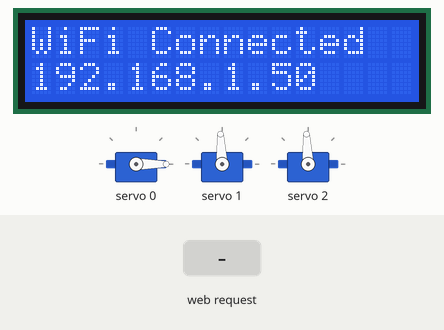
The sketch below on a simulated ESP8266 (NodeMCU). On the bench: 16×2 character LCD, 3 × servo. Inputs (shaded band) come from the test bench. WiFi joins after 1.5 s; servers stay silent unless stated; what the sketch prints to the serial monitor is not drawn.

Above: at 2.8 s.
2.9 s: HTTP request GET /left received
At 4.1 s:
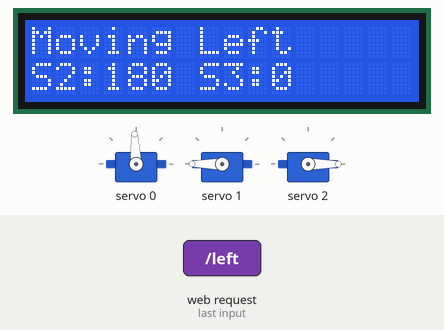
4.4 s: HTTP request GET /right received
At 5.5 s:
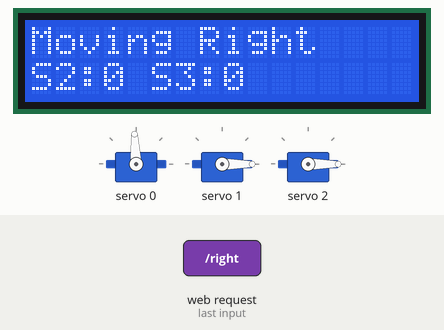
5.9 s: HTTP request GET /up received
At 6.6 s:
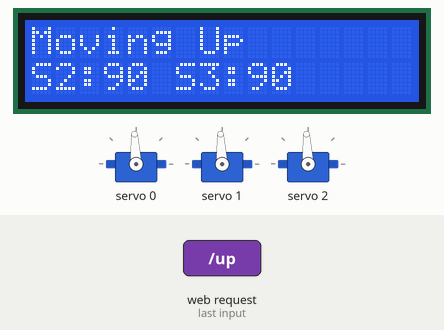
7.4 s: HTTP request GET /down received
At 7.8 s:
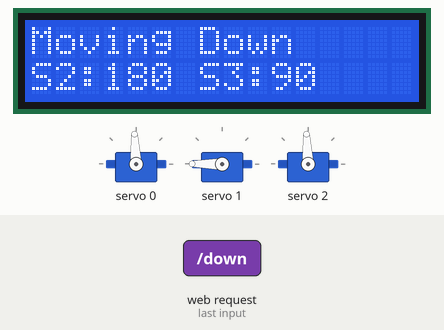
8.9 s: HTTP request GET /reset received
At 9.9 s:
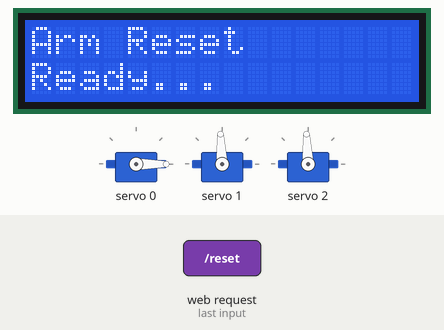
Timing chart, 0 to 11.4 s (numbered marks = the images above; inputs shaded):
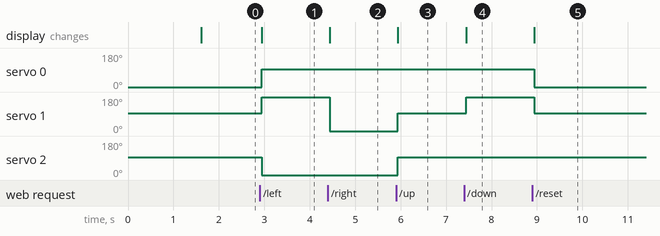

The sketch:

LCD_WITH_OWN_WIFI_SERVER_.ino
```cpp
#include <Wire.h>
#include <LiquidCrystal_I2C.h>
#include <Adafruit_PWMServoDriver.h>
#include <ESP8266WiFi.h>
#include <ESPAsyncTCP.h>
#include <ESPAsyncWebServer.h>
#include "index.h"

// PCA9685 Servo Driver
Adafruit_PWMServoDriver pwm = Adafruit_PWMServoDriver(0x40);

// Initialize I2C LCD (Check your I2C address: 0x27 or 0x3F)
LiquidCrystal_I2C lcd(0x27, 16, 2); // LCD Address, Columns, Rows

// WiFi Network Credentials (Connect to an Existing Router)
const char* ssid = "oppo";          // WiFi Network Name
const char* password = "shakib3301"; // WiFi Password

// Static IP Address Configuration (Make sure your router allows this IP)
IPAddress local_IP(192, 168, 43, 72);
IPAddress gateway(192, 168, 43, 1);   // Check this using "ipconfig" on Windows
IPAddress subnet(255, 255, 255, 0);   // Standard subnet mask

// Web Server
AsyncWebServer server(80);

// Servo Config
#define SERVO_MIN  102
#define SERVO_MAX  512
#define SERVO_CLUTCH  0
#define SERVO_2  1
#define SERVO_3  2

// Function to Move Servo
void moveServo(int channel, int angle) {
  int pulse = map(angle, 0, 180, SERVO_MIN, SERVO_MAX);
  pwm.setPWM(channel, 0, pulse);
}

// Function to Move Clutch Servo (Limited to 0-90°)
void moveClutchServo(int angle) {
  if (angle < 0) angle = 0;
  if (angle > 90) angle = 90;
  moveServo(SERVO_CLUTCH, angle);
}

// Function to Update LCD Display
void updateLCD(String line1, String line2) {
  lcd.clear();
  lcd.setCursor(0, 0);
  lcd.print(line1);
  lcd.setCursor(0, 1);
  lcd.print(line2);
}

void setup() {
  Serial.begin(115200);

  // Initialize LCD
  lcd.begin();
  lcd.backlight();
  updateLCD("Connecting to", ssid);

  // Connect to Existing WiFi Network
  WiFi.config(local_IP, gateway, subnet);
  WiFi.begin(ssid, password);

  Serial.print("Connecting to WiFi");

  // Wait until connected
  while (WiFi.status() != WL_CONNECTED) {
    delay(500);
    Serial.print(".");
  }

  Serial.println("\nWiFi Connected!");
  Serial.print("IP Address: ");
  Serial.println(WiFi.localIP());

  updateLCD("WiFi Connected", WiFi.localIP().toString());

  // Initialize PCA9685
  pwm.begin();
  pwm.setPWMFreq(50); // Set frequency to 50Hz for servos

  // Set default positions
  moveClutchServo(0);
  moveServo(SERVO_2, 90);
  moveServo(SERVO_3, 90);

  // Serve Web Page
  server.on("/", HTTP_GET, [](AsyncWebServerRequest * request) {
    request->send_P(200, "text/html", MAIN_page);
  });

  // Handle Servo Control via Web Buttons
  server.on("/left", HTTP_GET, [](AsyncWebServerRequest * request) {
    moveClutchServo(90);
    moveServo(SERVO_2, 180);
    moveServo(SERVO_3, 0);
    updateLCD("Moving Left", "S2:180 S3:0");
    request->send(200, "text/plain", "Moved Left");
  });

  server.on("/right", HTTP_GET, [](AsyncWebServerRequest * request) {
    moveClutchServo(90);
    moveServo(SERVO_2, 0);
    moveServo(SERVO_3, 0);
    updateLCD("Moving Right", "S2:0 S3:0");
    request->send(200, "text/plain", "Moved Right");
  });

  server.on("/up", HTTP_GET, [](AsyncWebServerRequest * request) {
    moveClutchServo(90);
    moveServo(SERVO_2, 90);
    moveServo(SERVO_3, 90);
    updateLCD("Moving Up", "S2:90 S3:90");
    request->send(200, "text/plain", "Moved Up");
  });

  server.on("/down", HTTP_GET, [](AsyncWebServerRequest * request) {
    moveClutchServo(90);
    moveServo(SERVO_2, 180);
    moveServo(SERVO_3, 90);
    updateLCD("Moving Down", "S2:180 S3:90");
    request->send(200, "text/plain", "Moved Down");
  });

  server.on("/reset", HTTP_GET, [](AsyncWebServerRequest * request) {
    moveClutchServo(0);
    moveServo(SERVO_2, 90);
    moveServo(SERVO_3, 90);
    updateLCD("Arm Reset", "Ready...");
    request->send(200, "text/plain", "Arm Reset");
  });

  // Start the server
  server.begin();
}

void loop() {
  // No need for loop processing since ESPAsyncWebServer handles requests asynchronously.
}
```

index.h
```cpp
const char MAIN_page[] PROGMEM = R"rawliteral(
<!DOCTYPE html>
<html>
<head>
  <meta name="viewport" content="width=device-width, initial-scale=1.0">
  <title>Robotic ARM Control</title>
  <style>
    html { font-family: Helvetica; text-align: center; }
    button { height: 40px; width: 120px; margin: 10px; font-size: 18px; border-radius: 5px; color: #FFF; background-color: #359B81; border: none; cursor: pointer; }
    button:hover { background-color: #727473; }
    .footer { position: fixed; left: 0; bottom: 0; width: 100%; background-color: #17202A; color: white; text-align: center; padding: 5px; }
    .btn-container { display: flex; flex-direction: column; align-items: center; gap: 10px; }
  </style>
</head>
<body>
  <h1>Robotic ARM Control</h1>
  <h2>Use the Buttons to Move the Arm</h2>

  <div class="btn-container">
    <button onclick="moveArm('up')">Up</button>
    <div>
      <button onclick="moveArm('left')">Left</button>
      <button onclick="moveArm('right')">Right</button>
    </div>
    <button onclick="moveArm('down')">Down</button>
  </div>

  <button onclick="moveArm('reset')">Reset</button>

  <div class="footer">
    <p>ESP8266 Servo Control Panel</p>
  </div>

  <script>
    function moveArm(direction) {
      var xhttp = new XMLHttpRequest();
      xhttp.open("GET", "/" + direction, true);
      xhttp.send();
    }
  </script>
</body>
</html>
)rawliteral";
```

Measured:
- after the input at 2.9 s, servo 0: 0° → 93° at once; servo 1: 93° → 180° at once; servo 2: 93° → 0° at once; the display: changes at once (image 1)
- after the input at 4.4 s, servo 1: 180° → 0° at once; the display: changes at once (image 2)
- after the input at 5.9 s, servo 1, servo 2: 0° → 93° at once; the display: changes at once (image 3)
- after the input at 7.4 s, servo 1: 93° → 180° at once; the display: changes at once (image 4)
- after the input at 8.9 s, servo 0: 93° → 0° at once; servo 1: 180° → 93° at once; the display: changes at once (image 5)
